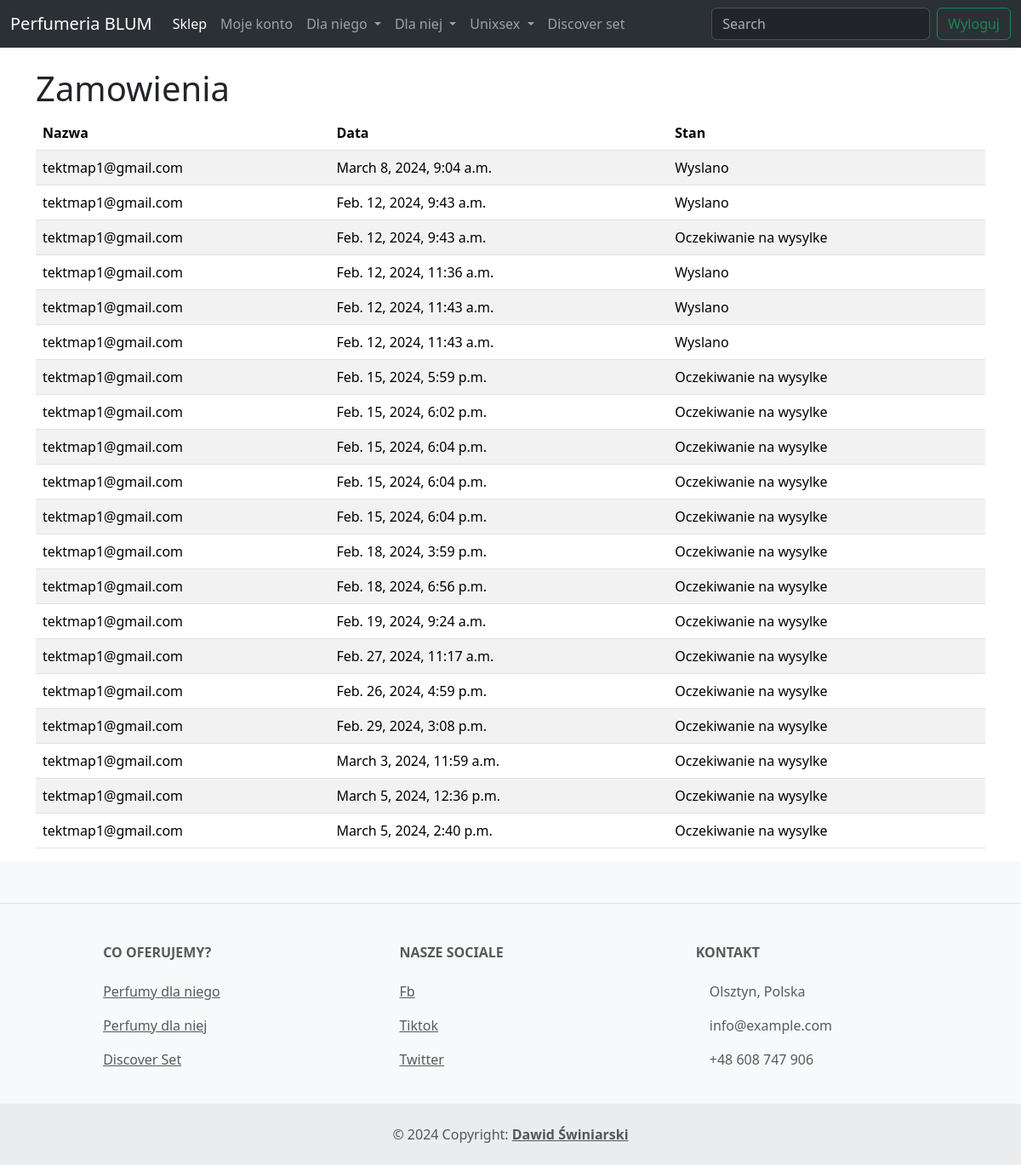
/my_orders/ (signed in), run on an earlier commit of the app's database.
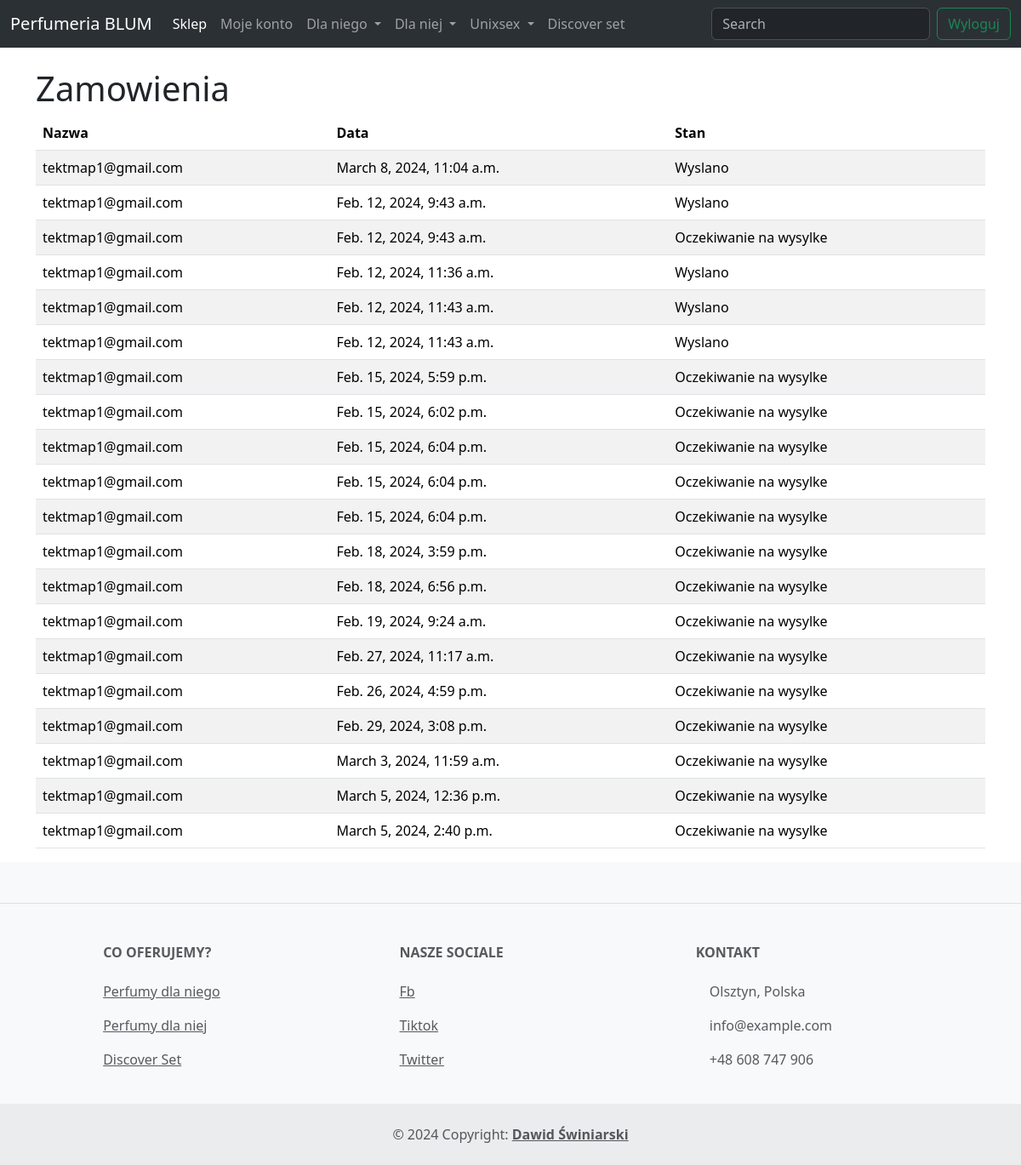
And on a later commit of the database.
### product/models.py (models this page shows, shortened)
class Card(models.Model):
    user = models.ForeignKey(to=User, on_delete=models.CASCADE, default="", blank=True)
    quantity = models.IntegerField(default=1, blank=True)
    price = models.IntegerField(default=0)
    street = models.CharField(max_length=100, default="", blank=True)
    city = models.CharField(max_length=100, default="", blank=True)
    postal_code = models.CharField(max_length=6, default="", blank=True)
    phone_number = models.CharField(max_length=9, default="", blank=True)
    email = models.EmailField(default="", blank=True)
    first_name = models.CharField(max_length=50, default="", blank=True)
    last_name = models.CharField(max_length=50, default="", blank=True)
    promo_code = models.CharField(max_length=10, default="", blank=True)
    is_order = models.BooleanField(default=False, blank=True)
    date = models.DateTimeField(default=django.utils.timezone.now, blank=True)
    is_shipped = models.BooleanField(default=False)
    is_delivered = models.BooleanField(default=False)
    is_paczkomat = models.BooleanField(default=False)
    free_shipping = models.BooleanField(default=False)
    paczkomat = models.CharField(max_length=50, default="", blank=True)

### users/models.py (models this page shows)
class User(AbstractUser):
    address = models.CharField(max_length=50,default="")
    city = models.CharField(max_length=50,default="")
    postal_code = models.IntegerField(default=0)
    phone_number = models.IntegerField(default=0)
    is_staff = models.BooleanField(default=False)
    USERNAME_FIELD = 'email'
    email = models.EmailField( unique=True)
    REQUIRED_FIELDS = []

### product/views.py (the view)
# urls.py: path('my_orders/',UserOrders.as_view(),name='my_orders'),
class UserOrders(View):
    def get(self, request):
        orders = Card.objects.filter(user=request.user)
        context = {
            'orders': orders
        }
        return render(request, 'product/user_orderview.html', context=context)

### templates/product/user_orderview.html (shortened to what this page needs)
{% extends 'base.html' %}
{% block content %}
    <div class="container">
         <h1 class="mt-4">Zamowienia</h1>
            <div class="row">
                <div class="col-md-12">
                    <table class="table table-striped">
                        <thead>
                            <tr>
                                <th scope="col">Nazwa</th>
                                <th scope="col">Data</th>
                                <th scope="col">Stan</th>
                            </tr>
                        </thead>
                        <tbody>
                            {% for order in orders %}
                                <tr>
                                    <td>{{ order.user.email }}</td>
                                    <td>{{ order.date }}</td>
                                    {% if order.is_shipped %}
                                        <td>Wyslano</td>
                                    {% else %}
                                        <td>Oczekiwanie na wysylke</td>
                                    {% endif %}
                                </tr>
                            {% endfor %}
                        </tbody>
                    </table>
                </div>
        </div>
     </div>
{% endblock %}

What changed in the data, as far as the page shows it:
changed Card: date "March 8, 2024, 9:04 a.m." → "March 8, 2024, 11:04 a.m."
